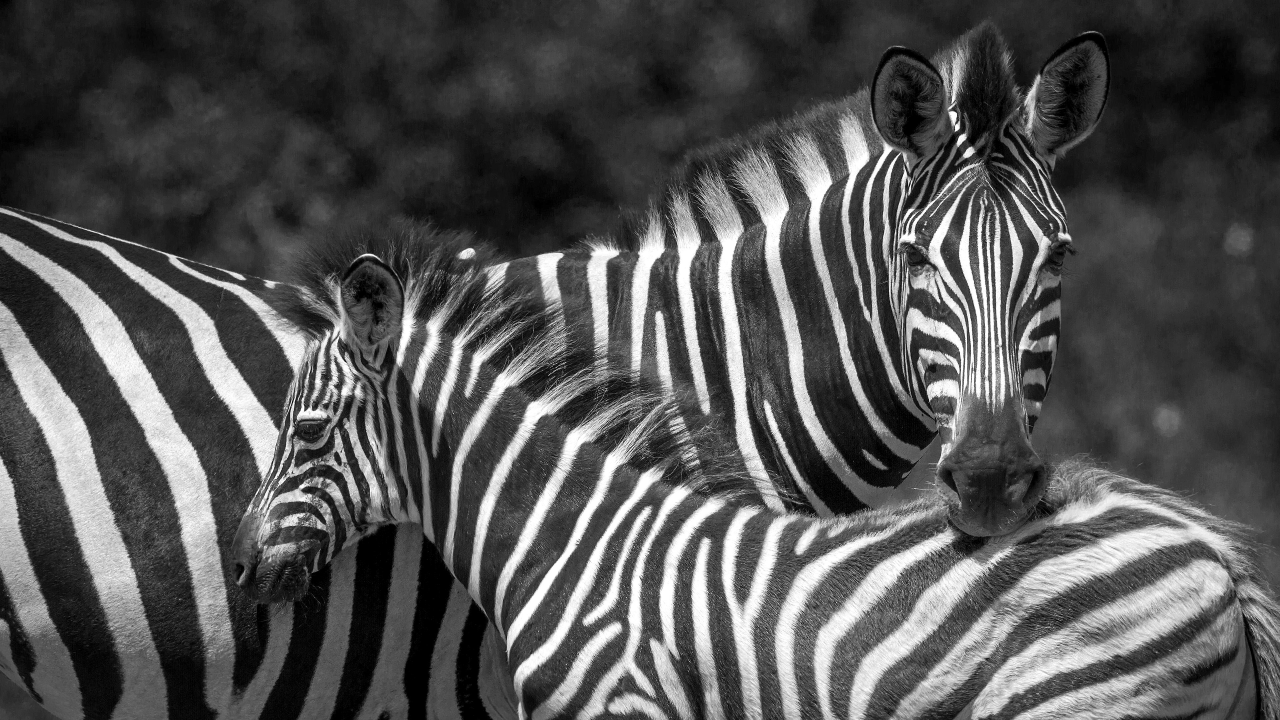
#> input picture ml/evaluation/test_image.jpg, 3840 x 2160 px, found by its file name (shown at 1/3 size); its folder holds 5 pictures in this run
$ python robustness_matrix.py
#> lines starting #> are read from the running program, lines starting #| are printed output that depends on the picture
### ml/embed.py
import cv2
import numpy as np
import pywt


# -------------------------------------------------------------------
# ASTRAEA DWT Embedding Engine — Level-2 Differential Pair DWT
#
# Key Design Architecture:
# =========================
# 1. Resolution Matching:
#    Embeds payload into a 1600 × 900 effective capture grid, then
#    upscales using cv2.INTER_LANCZOS4 for 4K screen rendering.
#
# 2. Pairwise Differential DWT (Camera Exposure Invariance):
#    Instead of quantising absolute coefficient values (which shift
#    under camera auto-exposure, contrast gain, and lighting),
#    bits are embedded into the DIFFERENCE between adjacent coefficient
#    pairs (c1, c2):
#      - bit == 1 : (c1 - c2) > +ALPHA
#      - bit == 0 : (c1 - c2) < -ALPHA
#    This relative sign relationship is 100% invariant to camera
#    brightness, contrast, and gamma shifts!
# -------------------------------------------------------------------

EMBED_W = 1600
EMBED_H = 900

ALPHA = 32.0
REPETITIONS = 7
COEFFICIENT_OFFSET = 64


def bytes_to_bits(data: bytes) -> list:
    """Convert bytes to MSB-first bit list."""
    return [
        (byte >> bit) & 1
        for byte in data
        for bit in range(7, -1, -1)
    ]


def embed_watermark(
    image: np.ndarray,
    payload: bytes,
    alpha: float = ALPHA,
    return_display: bool = True
) -> np.ndarray:
    """
    Embed payload bytes into Level-2 DWT HL2/LH2 coefficient pairs.

    Parameters
    ----------
    image          : BGR image as numpy array (any resolution)
    payload        : raw bytes to embed (up to 50 bytes)
    alpha          : differential step size (default ALPHA = 32.0)
    return_display : if True, return upscaled image for display rendering;
                     if False, return 1600x900 embedded image.

    Returns
    -------
    watermarked BGR image
    """

    if not isinstance(payload, (bytes, bytearray)):
        raise TypeError("payload must be bytes or bytearray")

    original_h, original_w = image.shape[:2]

    # Downscale to embed resolution
    small = cv2.resize(image, (EMBED_W, EMBED_H), interpolation=cv2.INTER_AREA)

    # BGR → YCrCb → luminance
    ycrcb = cv2.cvtColor(small, cv2.COLOR_BGR2YCrCb)
    y = ycrcb[:, :, 0].astype(np.float64)

    # Level-1 Haar DWT
    LL1, (LH1, HL1, HH1) = pywt.dwt2(y, "haar")

    # Level-2 Haar DWT on LL1
    LL2, (LH2, HL2, HH2) = pywt.dwt2(LL1, "haar")

    # Payload → repeated bits
    bits = bytes_to_bits(payload)
    repeated_bits = []
    for bit in bits:
        repeated_bits.extend([bit] * REPETITIONS)

    # Combine HL2 + LH2 coefficient arrays
    coeffs = np.concatenate([HL2.flatten(), LH2.flatten()])

    required_coeffs = COEFFICIENT_OFFSET + len(repeated_bits) * 2
    if required_coeffs > len(coeffs):
        raise ValueError(
            f"Payload too large. Need {required_coeffs} coefficients, have {len(coeffs)}."
        )

    # Differential Pair Embedding: (c1, c2)
    for i, bit in enumerate(repeated_bits):
        idx1 = COEFFICIENT_OFFSET + 2 * i
        idx2 = COEFFICIENT_OFFSET + 2 * i + 1

        c1, c2 = coeffs[idx1], coeffs[idx2]
        avg = (c1 + c2) / 2.0

        if bit == 1:
            coeffs[idx1] = avg + alpha / 2.0
            coeffs[idx2] = avg - alpha / 2.0
        else:
            coeffs[idx1] = avg - alpha / 2.0
            coeffs[idx2] = avg + alpha / 2.0

    # Restore modified HL2 and LH2
    hl2_size = HL2.size
    HL2_mod = coeffs[:hl2_size].reshape(HL2.shape)
    LH2_mod = coeffs[hl2_size:].reshape(LH2.shape)

    # Inverse Level-2 DWT → reconstruct LL1
    LL1_mod = pywt.idwt2((LL2, (LH2_mod, HL2_mod, HH2)), "haar")
    LL1_mod = LL1_mod[:LL1.shape[0], :LL1.shape[1]]

    # Inverse Level-1 DWT → reconstruct Y channel
    y_watermarked = pywt.idwt2((LL1_mod, (LH1, HL1, HH1)), "haar")
    y_watermarked = y_watermarked[:y.shape[0], :y.shape[1]]

    # Reconstruct small watermarked image
    ycrcb[:, :, 0] = np.clip(y_watermarked, 0, 255).astype(np.uint8)
    watermarked_small = cv2.cvtColor(ycrcb, cv2.COLOR_YCrCb2BGR)

    if return_display:
        return cv2.resize(
            watermarked_small,
            (original_w, original_h),
            interpolation=cv2.INTER_LANCZOS4
        )
    else:
        return watermarked_small

### ml/extract.py
import cv2
import numpy as np
import pywt


# -------------------------------------------------------------------
# ASTRAEA DWT Extraction Engine — Level-2 Differential Pair DWT
#
# Must mirror embed.py exactly.
# Extract bits by evaluating differential sign (c1 - c2 > 0).
# -------------------------------------------------------------------

EMBED_W = 1600
EMBED_H = 900

ALPHA = 32.0
REPETITIONS = 7
COEFFICIENT_OFFSET = 64


def bits_to_bytes(bits: list) -> bytes:
    """Convert MSB-first bit list to bytes."""
    output = bytearray()
    for i in range(0, len(bits), 8):
        chunk = bits[i:i + 8]
        if len(chunk) < 8:
            break
        value = 0
        for bit in chunk:
            value = (value << 1) | bit
        output.append(value)
    return bytes(output)


def extract_watermark(
    image: np.ndarray,
    payload_size: int = 50,
    alpha: float = ALPHA
) -> bytes:
    """
    Extract payload from Level-2 DWT HL2/LH2 coefficient pairs.

    Parameters
    ----------
    image        : BGR image (any resolution, auto-resizes to 1600x900)
    payload_size : number of bytes to recover (default 50)
    alpha        : threshold parameter

    Returns
    -------
    Recovered raw payload bytes
    """

    if image.shape[1] != EMBED_W or image.shape[0] != EMBED_H:
        image = cv2.resize(image, (EMBED_W, EMBED_H), interpolation=cv2.INTER_AREA)

    # BGR → YCrCb → Y
    ycrcb = cv2.cvtColor(image, cv2.COLOR_BGR2YCrCb)
    y = ycrcb[:, :, 0].astype(np.float64)

    # Level-1 Haar DWT
    LL1, (LH1, HL1, HH1) = pywt.dwt2(y, "haar")

    # Level-2 Haar DWT on LL1
    LL2, (LH2, HL2, HH2) = pywt.dwt2(LL1, "haar")

    coeffs = np.concatenate([HL2.flatten(), LH2.flatten()])

    total_bits = payload_size * 8
    recovered_bits = []

    for bit_index in range(total_bits):
        votes = []
        for rep in range(REPETITIONS):
            global_rep_idx = bit_index * REPETITIONS + rep
            idx1 = COEFFICIENT_OFFSET + 2 * global_rep_idx
            idx2 = COEFFICIENT_OFFSET + 2 * global_rep_idx + 1

            diff = coeffs[idx1] - coeffs[idx2]
            votes.append(1 if diff > 0 else 0)

        # Majority voting across 7 redundancy votes
        threshold = REPETITIONS // 2 + 1
        recovered_bits.append(1 if sum(votes) >= threshold else 0)

    return bits_to_bytes(recovered_bits)


# [16 lines left out: function extract_from_photo, not called in this run]

### ml/preprocessing/photo.py
import cv2
import numpy as np

TARGET_WIDTH = 3840
TARGET_HEIGHT = 2160


def order_points(points):
    """
    Order four points as:
    top-left, top-right, bottom-right, bottom-left
    """

    points = np.array(points, dtype=np.float32)
    ordered = np.zeros((4, 2), dtype=np.float32)

    point_sum = points.sum(axis=1)
    point_diff = np.diff(points, axis=1).reshape(-1)

    ordered[0] = points[np.argmin(point_sum)]   # top-left
    ordered[2] = points[np.argmax(point_sum)]   # bottom-right
    ordered[1] = points[np.argmin(point_diff)]  # top-right
    ordered[3] = points[np.argmax(point_diff)]  # bottom-left

    return ordered


def four_point_transform(image, points, target_w=TARGET_WIDTH, target_h=TARGET_HEIGHT):
    """
    Perspective-correct the detected artifact
    and normalize it using high-fidelity LANCZOS4 interpolation.
    """

    rect = order_points(points)

    destination = np.array([
        [0, 0],
        [target_w - 1, 0],
        [target_w - 1, target_h - 1],
        [0, target_h - 1]
    ], dtype=np.float32)

    matrix = cv2.getPerspectiveTransform(
        rect,
        destination
    )

    corrected = cv2.warpPerspective(
        image,
        matrix,
        (target_w, target_h),
        flags=cv2.INTER_LANCZOS4
    )

    return corrected


# [142 lines left out: functions detect_artifact, align_with_reference, preprocess_photo, not called in this run]

### ml/evaluation/robustness_matrix.py
import os
import sys
import time
import cv2
import numpy as np
import pywt

sys.path.insert(0, ".")

from ml.embed import embed_watermark, EMBED_W, EMBED_H
from ml.extract import extract_watermark
from ml.preprocessing.photo import four_point_transform, order_points, detect_artifact

os.makedirs("scratch", exist_ok=True)


def calculate_psnr(original: np.ndarray, watermarked: np.ndarray) -> float:
    """Calculate Peak Signal-to-Noise Ratio (PSNR) in dB."""
    mse = np.mean((original.astype(np.float64) - watermarked.astype(np.float64)) ** 2)
    if mse == 0:
        return float("inf")
    max_pixel = 255.0
    return 20 * np.log10(max_pixel / np.sqrt(mse))


def calculate_ssim(img1: np.ndarray, img2: np.ndarray) -> float:
    """Calculate Structural Similarity Index (SSIM) on luminance channel."""
    y1 = cv2.cvtColor(img1, cv2.COLOR_BGR2YCrCb)[:, :, 0].astype(np.float64)
    y2 = cv2.cvtColor(img2, cv2.COLOR_BGR2YCrCb)[:, :, 0].astype(np.float64)

    C1 = (0.01 * 255) ** 2
    C2 = (0.03 * 255) ** 2

    mu1 = cv2.GaussianBlur(y1, (11, 11), 1.5)
    mu2 = cv2.GaussianBlur(y2, (11, 11), 1.5)

    mu1_sq = mu1 ** 2
    mu2_sq = mu2 ** 2
    mu1_mu2 = mu1 * mu2

    sigma1_sq = cv2.GaussianBlur(y1 ** 2, (11, 11), 1.5) - mu1_sq
    sigma2_sq = cv2.GaussianBlur(y2 ** 2, (11, 11), 1.5) - mu2_sq
    sigma12 = cv2.GaussianBlur(y1 * y2, (11, 11), 1.5) - mu1_mu2

    ssim_map = ((2 * mu1_mu2 + C1) * (2 * sigma12 + C2)) / (
        (mu1_sq + mu2_sq + C1) * (sigma1_sq + sigma2_sq + C2)
    )
    return float(np.mean(ssim_map))


def run_matrix():
    print("=" * 75)
    print("      ASTRAEA ML Watermarking Robustness Evaluation Matrix")
    print("=" * 75)

    payload = bytes(range(50))
    img_path = "ml/evaluation/test_image.jpg"
    img = cv2.imread(img_path)
#> img is the input picture: shape (2160, 3840, 3); min 0, max 255, mean 82.9

    if img is None:
        print(f"Error: Could not load {img_path}")
        return

    # Measure watermark imperceptibility at embedding resolution
    img_embed_res = cv2.resize(img, (EMBED_W, EMBED_H), interpolation=cv2.INTER_AREA)
    watermarked_small = embed_watermark(img, payload, return_display=False)
#> in embed_watermark, `ycrcb = cv2.cvtColor(small, cv2.COLOR_BGR2YCrCb)`: ycrcb: shape (900, 1600, 3); mean of channels 0, 1, 2 82.9, 128, 128
#> in embed_watermark, `LL1, (LH1, HL1, HH1) = pywt.dwt2(y, "haar")`:
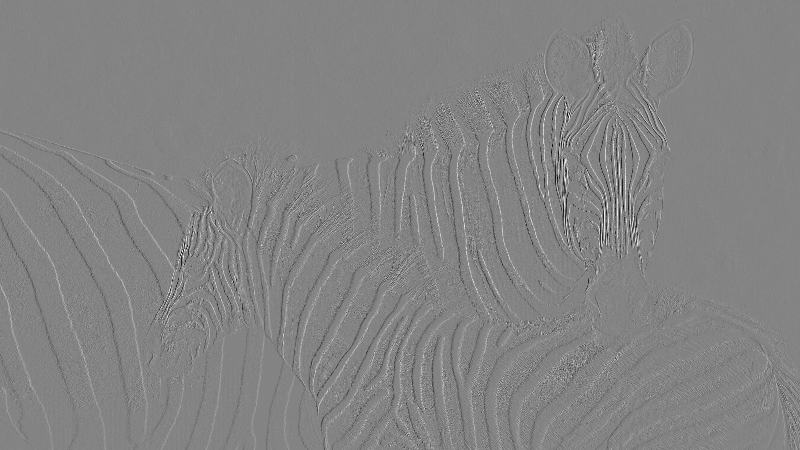
#> HL1: shape (450, 800) float64; min -196.5, max 184, mean 0; drawn with min black and max white
#> in embed_watermark, `LL2, (LH2, HL2, HH2) = pywt.dwt2(LL1, "haar")`:
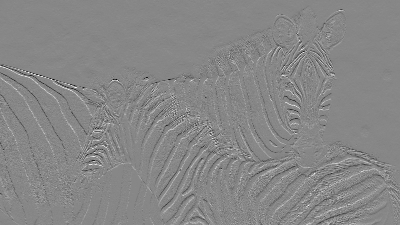
#> LH2: shape (225, 400) float64; min -318.3, max 282, mean -0.1; drawn with min black and max white
#> in embed_watermark, `LL2, (LH2, HL2, HH2) = pywt.dwt2(LL1, "haar")`:
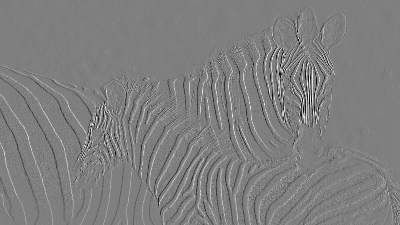
#> HL2: shape (225, 400) float64; min -328.8, max 329.3, mean 0.1; drawn with min black and max white
#> in embed_watermark, `LL2, (LH2, HL2, HH2) = pywt.dwt2(LL1, "haar")`:
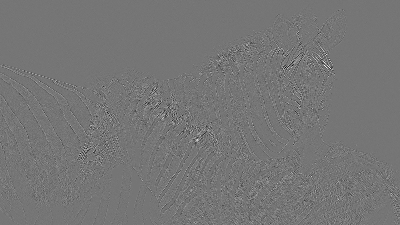
#> HH2: shape (225, 400) float64; min -211.5, max 246, mean 0.1; drawn with min black and max white
#> the loop in embed_watermark, `for i, bit in enumerate(repeated_bits):` made 2800 passes
#> (c1, c2, avg) on passes 1 to 3: (4, -5.75, -0.875), (-1.25, 0.25, -0.5), (8.75, 1.5, 5.13)
#> in embed_watermark, `ycrcb[:, :, 0] = np.clip(y_watermarked, 0, 255).astype(np.uint8)`: ycrcb: shape (900, 1600, 3); mean of channels 0, 1, 2 82.9, 128, 128
    watermarked_display = embed_watermark(img, payload, return_display=True)
#> the loop in embed_watermark (call 2), `for i, bit in enumerate(repeated_bits):` made 2800 passes

    t0 = time.time()
    _ = embed_watermark(img, payload)
    embed_time = (time.time() - t0) * 1000

    psnr = calculate_psnr(img_embed_res, watermarked_small)
    ssim = calculate_ssim(img_embed_res, watermarked_small)
#> in calculate_ssim, `mu1_sq = mu1 ** 2`:
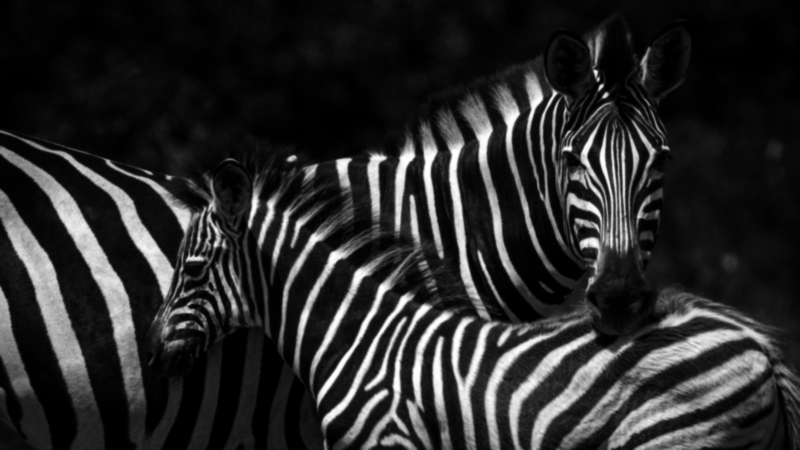
#> mu1_sq: shape (900, 1600) float64 (shown at 1/2 size); min 0, max 65024.7, mean 10897.7; drawn with min black and max white
#> in calculate_ssim, `sigma1_sq = cv2.GaussianBlur(y1 ** 2, (11, 11), 1.5) - mu1_sq`:
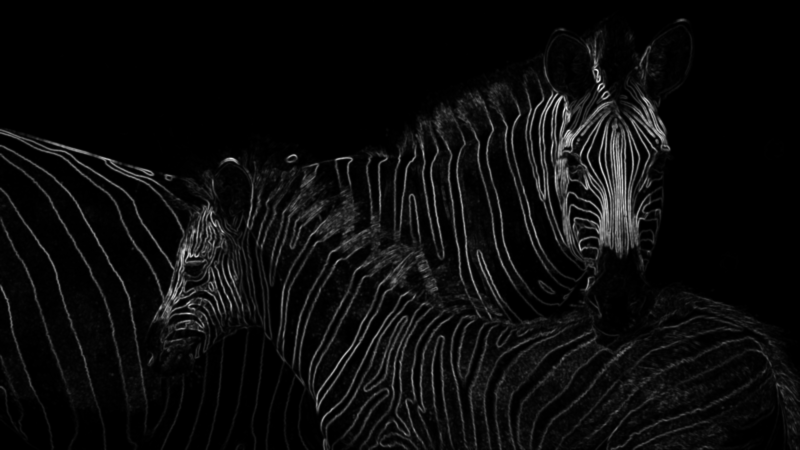
#> sigma1_sq: shape (900, 1600) float64 (shown at 1/2 size); min 0, max 8730.7, mean 420; drawn with min black and max white
#> in calculate_ssim, `ssim_map = ((2 * mu1_mu2 + C1) * (2 * sigma12 + C2)) / ( (mu1_sq + mu2..`:
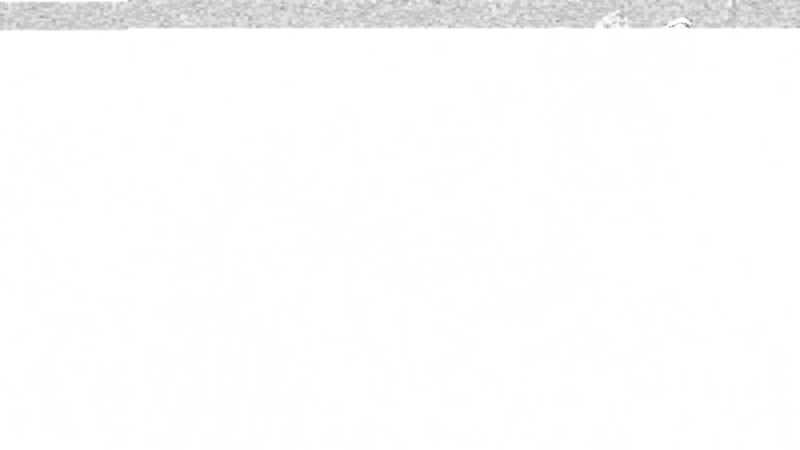
#> ssim_map: shape (900, 1600) float64 (shown at 1/2 size); min 0.424, max 1, mean 0.989

    print(f"Original Resolution : {img.shape[1]} x {img.shape[0]}")
#| Original Resolution : 3840 x 2160
    print(f"Embed Grid          : {EMBED_W} x {EMBED_H}")
    print(f"Embedding Time      : {embed_time:.2f} ms")
    print(f"Watermark PSNR      : {psnr:.2f} dB  (Requirement: > 38 dB) {'[OK]' if psnr > 38 else '[FAIL]'}")
#| Watermark PSNR      : 47.93 dB  (Requirement: > 38 dB) [OK]
    print(f"Watermark SSIM      : {ssim:.4f}     (Requirement: > 0.95) {'[OK]' if ssim > 0.95 else '[FAIL]'}")
#| Watermark SSIM      : 0.9891     (Requirement: > 0.95) [OK]
    print("-" * 75)
    print(f"{'Attack / Distortion':<38} | {'Recovered':<10} | {'Accuracy':<9} | {'Status'}")
    print("-" * 75)

    results = []

    # 1. Digital Exact
    ext = extract_watermark(watermarked_display)
#> in extract_watermark, `ycrcb = cv2.cvtColor(image, cv2.COLOR_BGR2YCrCb)`: ycrcb: shape (900, 1600, 3); mean of channels 0, 1, 2 82.9, 128, 128
#> the loop in bits_to_bytes, `for i in range(0, len(bits), 8):` made 50 passes
#> i on passes 2 to 13: 8, 16, 24, 32, 40, 48, 56, 64, 72, 80, 88, 96
    match = sum(1 for a, b in zip(payload, ext) if a == b)
    results.append(("Digital Baseline (Uncorrupted)", match, 50))

    # 2. JPEG Compression Matrix
    for q in [95, 90, 80, 70, 60, 50, 40, 30]:
        filename = f"scratch/test_q{q}.jpg"
        cv2.imwrite(filename, watermarked_display, [cv2.IMWRITE_JPEG_QUALITY, q])
        comp = cv2.imread(filename)
#> comp: shape (2160, 3840, 3); min 0, max 255, mean 82.9
        ext = extract_watermark(comp)
#> in extract_watermark (call 2), `ycrcb = cv2.cvtColor(image, cv2.COLOR_BGR2YCrCb)`: ycrcb: shape (900, 1600, 3); mean of channels 0, 1, 2 82.9, 128, 128
#> the loop in bits_to_bytes (call 2), `for i in range(0, len(bits), 8):` made 50 passes
        m = sum(1 for a, b in zip(payload, ext) if a == b)
        results.append((f"JPEG Compression (Quality = {q})", m, 50))

    # 3. Additive Gaussian Noise
    for std in [2, 5, 10, 15]:
        noise = np.random.normal(0, std, watermarked_display.shape).astype(np.int16)
        noisy = np.clip(watermarked_display.astype(np.int16) + noise, 0, 255).astype(np.uint8)
        ext = extract_watermark(noisy)
        m = sum(1 for a, b in zip(payload, ext) if a == b)
        results.append((f"Gaussian Noise (std = {std})", m, 50))
#> this loop made 4 passes
#> std on passes 1 to 4: 2, 5, 10, 15

    # 4. Gaussian Blur
    for k in [3, 5, 7]:
        blurred = cv2.GaussianBlur(watermarked_display, (k, k), 0)
        ext = extract_watermark(blurred)
        m = sum(1 for a, b in zip(payload, ext) if a == b)
        results.append((f"Gaussian Blur (kernel = {k}x{k})", m, 50))

    # 5. Resolution Scaling (Downscale & Upscale back)
    h, w = watermarked_display.shape[:2]
    for scale in [0.75, 0.5, 1.25, 1.5]:
        new_w, new_h = int(w * scale), int(h * scale)
        scaled = cv2.resize(watermarked_display, (new_w, new_h), interpolation=cv2.INTER_AREA)
        restored = cv2.resize(scaled, (w, h), interpolation=cv2.INTER_CUBIC)
        ext = extract_watermark(restored)
        m = sum(1 for a, b in zip(payload, ext) if a == b)
        results.append((f"Resolution Rescale ({scale}x)", m, 50))

    # 6. Perspective Warp + Physical Unwarp
    pts1 = np.float32([[0, 0], [w, 0], [w, h], [0, h]])
    pts2 = np.float32([[50, 60], [w - 70, 40], [w - 40, h - 50], [30, h - 80]])
    M = cv2.getPerspectiveTransform(pts1, pts2)
    warped = cv2.warpPerspective(watermarked_display, M, (w, h))

    unwarped_gt = four_point_transform(warped, pts2)
    ext_warp = extract_watermark(cv2.resize(unwarped_gt, (EMBED_W, EMBED_H), interpolation=cv2.INTER_AREA))
    m_warp = sum(1 for a, b in zip(payload, ext_warp) if a == b)
    results.append(("Perspective Warp (Sub-pixel Unwarped)", m_warp, 50))

    # Output table
    for name, match_count, total in results:
        acc = (match_count / total) * 100
        status = "PASSED" if match_count >= 40 else "FAILED"
        print(f"{name:<38} | {match_count:>2}/{total:<2} bytes | {acc:>6.1f}%  | {status}")
#> this loop made 21 passes
#> name on passes 1 to 12: 'Digital Baseline (Uncorrupted)', 'JPEG Compression (Quality = 95)', 'JPEG Compression (Quality = 90)', 'JPEG Compression (Quality = 80)', 'JPEG Compression (Quality = 70)', 'JPEG Compression (Quality = 60)', 'JPEG Compression (Quality = 50)', 'JPEG Compression (Quality = 40)', 'JPEG Compression (Quality = 30)', 'Gaussian Noise (std = 2)', 'Gaussian Noise (std = 5)', 'Gaussian Noise (std = 10)'
#| Digital Baseline (Uncorrupted)         | 50/50 bytes |  100.0%  | PASSED
#| JPEG Compression (Quality = 95)        | 50/50 bytes |  100.0%  | PASSED
#| JPEG Compression (Quality = 90)        | 50/50 bytes |  100.0%  | PASSED
#| JPEG Compression (Quality = 80)        | 50/50 bytes |  100.0%  | PASSED
#| JPEG Compression (Quality = 70)        | 50/50 bytes |  100.0%  | PASSED
#| JPEG Compression (Quality = 60)        | 50/50 bytes |  100.0%  | PASSED
#| JPEG Compression (Quality = 50)        | 50/50 bytes |  100.0%  | PASSED
#| JPEG Compression (Quality = 40)        | 50/50 bytes |  100.0%  | PASSED
#> (further printed lines are left out)

    print("=" * 75)


if __name__ == "__main__":
    run_matrix()
